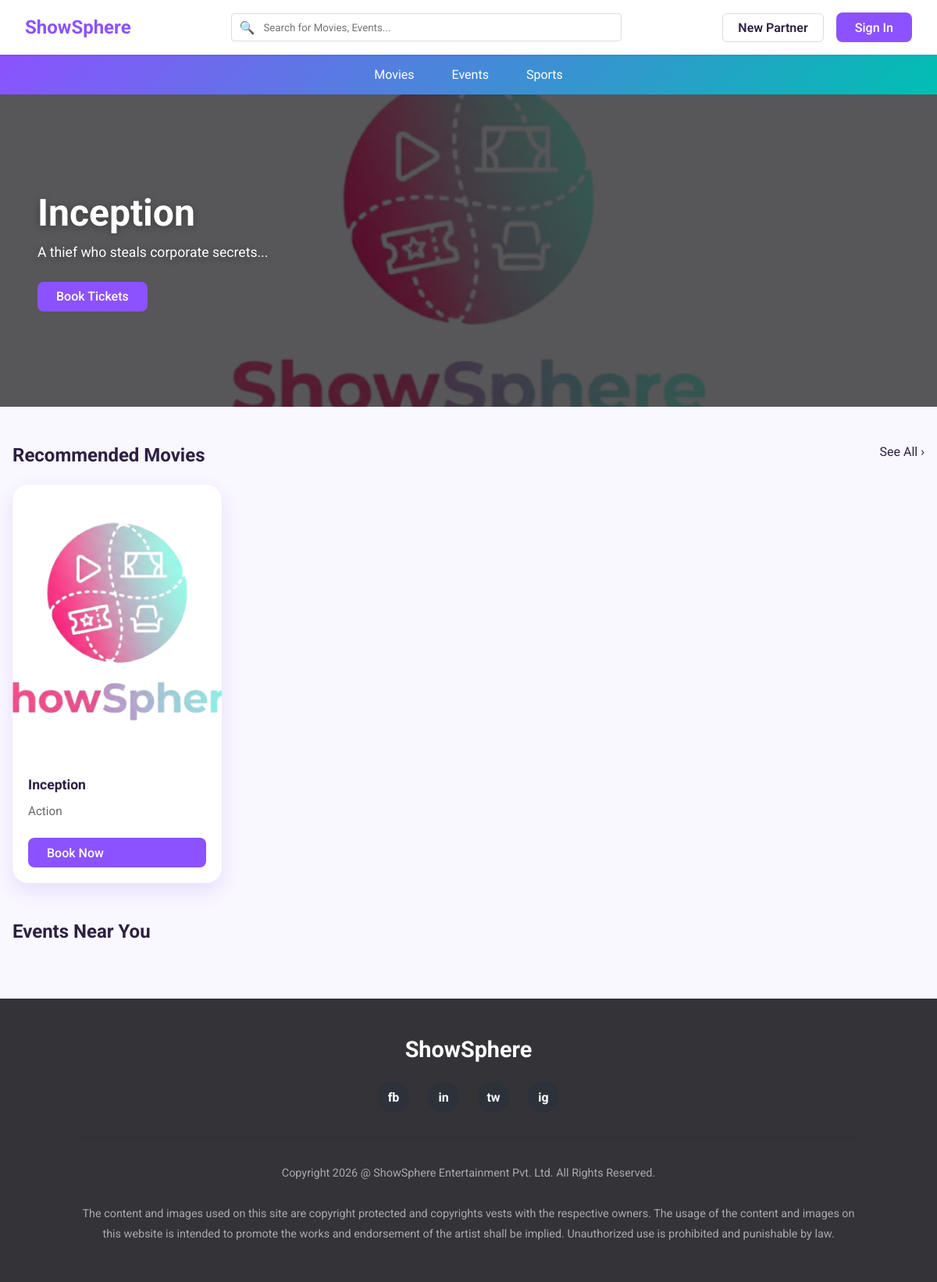
The page / on the database its author committed.
### booking/models.py (models this page shows, shortened)
class Movie(models.Model):
    STATUS_CHOICES = [
        ('pending', 'Pending Approval'),
        ('approved', 'Approved'),
        ('rejected', 'Rejected'),
    ]
    CERTIFICATION_CHOICES = [
        ('U', 'U - Universal'),
        ('UA', 'UA - Parental Guidance'),
        ('A', 'A - Adults Only'),
        ('S', 'S - Restricted'),
    ]
    theatre_owner = models.ForeignKey(TheatreOwnerProfile, on_delete=models.CASCADE, related_name='movies')
    title = models.CharField(max_length=200)
    description = models.TextField()
    genre = models.ForeignKey(Genre, on_delete=models.SET_NULL, null=True)
    language = models.ForeignKey(Language, on_delete=models.SET_NULL, null=True)
    duration = models.PositiveIntegerField(help_text='Duration in minutes')
    release_date = models.DateField()
    director = models.CharField(max_length=200, blank=True)
    cast = models.TextField(blank=True, help_text='Main cast members')
    certification = models.CharField(max_length=5, choices=CERTIFICATION_CHOICES, blank=True)
    poster = models.ImageField(upload_to='movie_posters/')
    trailer_url = models.URLField(blank=True, help_text='YouTube trailer URL')
    rating = models.DecimalField(max_digits=3, decimal_places=1, null=True, blank=True,
                                 validators=[MinValueValidator(0), MaxValueValidator(10)])
    status = models.CharField(max_length=20, choices=STATUS_CHOICES, default='pending')
    is_trending = models.BooleanField(default=False)
    created_at = models.DateTimeField(auto_now_add=True)
    updated_at = models.DateTimeField(auto_now=True)
    class Meta:
        ordering = ['-release_date']

class Genre(models.Model):
    name = models.CharField(max_length=50, unique=True)
    category = models.ForeignKey(Category, on_delete=models.CASCADE, related_name='genres')
    class Meta:
        ordering = ['name']

### booking/views.py (the view, shortened to what this page needs)
# urls.py: path('', views.home, name='home'),
def home(request):
    selected_city_id = request.session.get('selected_city')
    selected_city = None
    if selected_city_id:
        selected_city = City.objects.filter(id=selected_city_id, is_active=True).first()
    trending_events = Event.objects.filter(status='approved', is_trending=True)[:6]
    trending_movies = Movie.objects.filter(status='approved', is_trending=True)[:6]
    new_movies = Movie.objects.filter(status='approved').order_by('-release_date')[:6]
    categories = Category.objects.all()
    cities = City.objects.filter(is_active=True)
    context = {
        'trending_events': trending_events,
        'trending_movies': trending_movies,
        'new_movies': new_movies,
        'categories': categories,
        'cities': cities,
        'selected_city': selected_city,
    }
    return render(request, 'home.html', context)

### templates/home.html (shortened to what this page needs)
<!DOCTYPE html>
<html lang="en">
<head>
    {% load static %}
    <link rel="stylesheet" href="https://cdnjs.cloudflare.com/ajax/libs/font-awesome/6.0.0/css/all.min.css">
</head>
<body>
    <header class="header">
        <a href="{% url 'booking:home' %}" class="logo">
            <span>ShowSphere</span>
        </a>
        <form class="search-bar" action="{% url 'booking:search' %}" method="get">
            <span class="search-icon">&#128269;</span>
            <input type="text" name="q" placeholder="Search for Movies, Events...">
        </form>
        <div class="auth-buttons">
            <a href="{% url 'booking:organizer_register' %}" class="btn-partner">New Partner</a>
            {% if user.is_authenticated %}
            <a href="{% url 'booking:logout' %}" class="btn btn-outline">Logout</a>
            {% else %}
            <a href="{% url 'booking:login' %}" class="btn btn-primary">Sign In</a>
            {% endif %}
        </div>
    </header>
    <nav class="nav-bar">
        <ul class="nav-links">
            <li><a href="{% url 'booking:browse' %}">Movies</a></li>
            <li><a href="{% url 'booking:browse' %}?category=events">Events</a></li>
            <li><a href="{% url 'booking:browse' %}?category=sports">Sports</a></li>
        </ul>
    </nav>
    <section class="hero">
        {% if trending_movies %}
        {% for movie in trending_movies %}
        <div class="hero-slide"
            style="background-image: linear-gradient(rgba(0,0,0,.65),rgba(0,0,0,.65)), url('{{ movie.poster.url }}');">
            <div class="hero-content">
                <h1>{{ movie.title }}</h1>
                <p>{{ movie.description|truncatewords:20 }}</p>
                <a href="{% url 'booking:movie_detail' movie.id %}" class="btn btn-primary">Book Tickets</a>
            </div>
        </div>
        {% endfor %}
        {% endif %}
    </section>
    <div class="container">
        <div class="section-header">
            <h2>Recommended Movies</h2>
            <a href="{% url 'booking:browse' %}">See All ›</a>
        </div>
        <div class="card-grid">
            {% for movie in new_movies %}
            <div class="card">
                <img src="{{ movie.poster.url }}">
                <div class="card-content">
                    <h3>{{ movie.title }}</h3>
                    <p>{{ movie.genre.name }}</p>
                    <a href="{% url 'booking:movie_detail' movie.id %}" class="btn btn-primary">Book Now</a>
                </div>
            </div>
            {% endfor %}
        </div>
    </div>
    <div class="container">
        <div class="section-header">
            <h2>Events Near You</h2>
        </div>
    </div>
    <footer class="footer">
        <div class="footer-logo">ShowSphere</div>
        <div class="social-links">
            <a href="#" class="social-circle">fb</a>
            <a href="#" class="social-circle">in</a>
            <a href="#" class="social-circle">tw</a>
            <a href="#" class="social-circle">ig</a>
        </div>
        <p class="footer-text">
            Copyright 2026 @ ShowSphere Entertainment Pvt. Ltd. All Rights Reserved.
            <br><br>
            The content and images used on this site are copyright protected and copyrights vests with the respective
            owners. The usage of the content and images on this website is intended to promote the works and endorsement
            of the artist shall be implied. Unauthorized use is prohibited and punishable by law.
        </p>
    </footer>
</body>
</html>

### templates/home.html (style rules this page uses)
:root { --primary-color: #8C52FF; --primary-hover: #7b40f2; --text-color: #2D2042; --text-light: #666; --bg-color: #F9F7FF; --white: #fff; --radius: 20px; --shadow: 0 10px 25px rgba(140, 82, 255, 0.15); }
* { margin: 0; padding: 0; box-sizing: border-box; font-family: 'Roboto', sans-serif; }
body { background: var(--bg-color); color: var(--text-color); }
a { text-decoration: none; color: inherit; }
.footer { background-color: #1f2533; color: #abb2bf; padding: 4rem 2rem 3rem; text-align: center; margin-top: auto; }
.footer-logo { color: white; font-size: 1.8rem; font-weight: 700; margin-bottom: 1.5rem; }
.social-links { display: flex; justify-content: center; gap: 1.5rem; margin-bottom: 2rem; }
.social-circle { width: 40px; height: 40px; border-radius: 50%; background: #2d3139; display: flex; align-items: center; justify-content: center; color: white; font-weight: 700; transition: all 0.3s; }
.footer-text { font-size: 0.9rem; line-height: 1.8; border-top: 1px solid #2d3139; padding-top: 2rem; max-width: 1000px; margin: 0 auto; }
.header { background: var(--white); padding: 1rem 2rem; display: flex; justify-content: space-between; align-items: center; box-shadow: 0 2px 4px rgba(0, 0, 0, 0.05); position: sticky; top: 0; z-index: 1000; }
.logo { font-size: 1.5rem; font-weight: 700; display: flex; gap: .5rem; align-items: center; }
.logo span { color: var(--primary-color); }
.search-bar { flex: 1; max-width: 500px; margin: 0 2rem; position: relative; }
.search-bar input { width: 100%; padding: 0.6rem 1rem 0.6rem 2.5rem; border: 1px solid #ddd; border-radius: 4px; }
.search-icon { position: absolute; left: 10px; top: 50%; transform: translateY(-50%); color: #999; }
.auth-buttons { display: flex; gap: 1rem; align-items: center; }
.btn { display: inline-block; padding: 0.6rem 1.5rem; border-radius: 8px; cursor: pointer; font-weight: 500; transition: all 0.3s ease; text-decoration: none; }
.btn-primary { background: var(--primary-color); color: white; border: none; }
.btn-partner { background-color: white; border: 1px solid #dcdcdc; color: #2D2042; border-radius: 6px; padding: 0.5rem 1.2rem; font-weight: 600; transition: all 0.2s; }
.nav-bar { background: linear-gradient(135deg, #8C52FF, #00BFB2); padding: 1rem; color: white; }
.nav-links { display: flex; justify-content: center; gap: 3rem; list-style: none; }
.hero { height: 400px; overflow: hidden; }
.hero-slide { height: 400px; background-size: cover; background-position: center; display: flex; align-items: center; padding: 3rem; color: white; }
.hero-content { max-width: 600px; }
.hero-content h1 { font-size: 3rem; margin-bottom: 0.5rem; text-shadow: 0 2px 10px rgba(0, 0, 0, 0.3); }
.hero-content p { font-size: 1.1rem; margin-bottom: 1.5rem; line-height: 1.6; text-shadow: 0 2px 10px rgba(0, 0, 0, 0.3); }
.container { max-width: 1200px; margin: 3rem auto; padding: 0 1rem; }
.section-header { display: flex; justify-content: space-between; margin-bottom: 1.5rem; }
.card-grid { display: grid; grid-template-columns: repeat(auto-fill, minmax(260px, 1fr)); gap: 2rem; }
.card { background: var(--white); border-radius: var(--radius); overflow: hidden; box-shadow: var(--shadow); }
.card img { width: 100%; height: 350px; object-fit: cover; }
.card-content { padding: 1.25rem; display: flex; flex-direction: column; gap: 0.75rem; }
.card-content h3 { font-size: 1.1rem; margin-bottom: 0.2rem; }
.card-content p { color: var(--text-light); margin-bottom: 0.8rem; font-size: 0.95rem; }
.footer { background: #333338; color: #aaa; text-align: center; padding: 3rem 1rem; }

### rows shown on the page
Movie: poster (picture), title "Inception", description "A thief who steals corporate secrets...", genre.name "Action"
